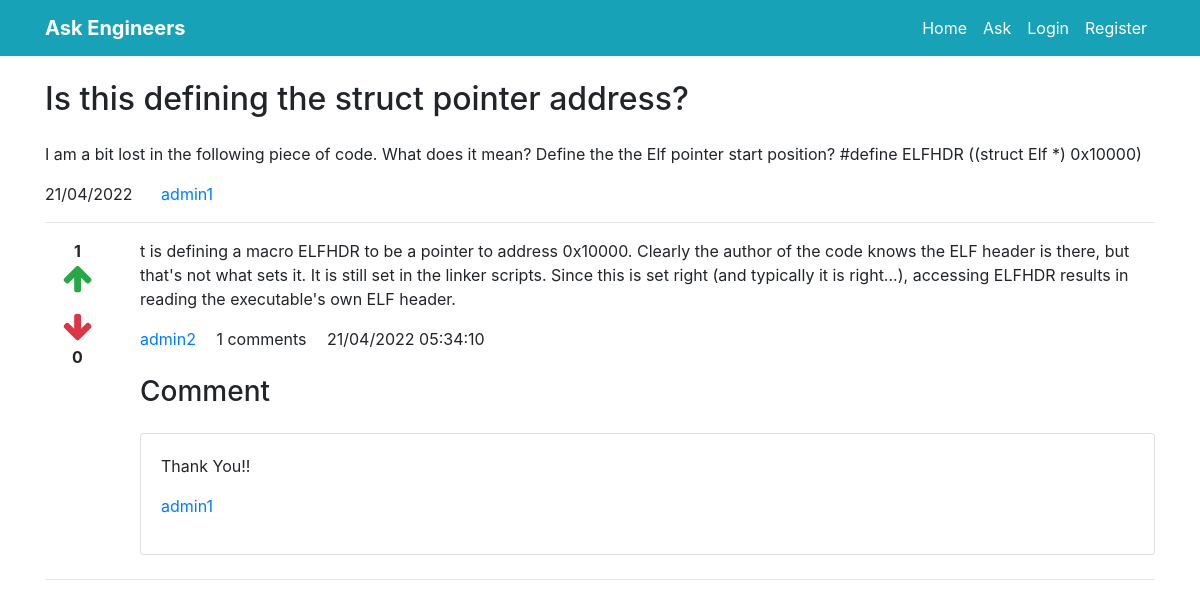
The app's page /detail/7 with its own data.
### main/models.py (models this page shows, shortened)
class Question(models.Model):
    user=models.ForeignKey(CustomUser,on_delete=models.CASCADE)
    title=models.CharField(max_length=300)
    detail=models.TextField()
    tags=models.TextField(default='')
    add_time=models.DateTimeField(auto_now_add=True)

class CustomUser(AbstractUser):
    bio=models.TextField()
    location=models.CharField(max_length=200)

class Answer(models.Model):
    question=models.ForeignKey(Question,on_delete=models.CASCADE)
    user=models.ForeignKey(CustomUser,on_delete=models.CASCADE)
    detail=models.TextField()
    add_time=models.DateTimeField(auto_now_add=True)

class Comment(models.Model):
    answer=models.ForeignKey(Answer,on_delete=models.CASCADE)
    user=models.ForeignKey(CustomUser,on_delete=models.CASCADE,related_name='comment_user')
    comment=models.TextField(default='')
    add_time=models.DateTimeField(auto_now_add=True)

### main/views.py (the view, shortened to what this page needs)
# urls.py: path('detail/<int:id>',views.detail,name='detail'),
def detail(request,id):
    quest=Question.objects.get(pk=id)
    tags=quest.tags.split(',')
    answers=Answer.objects.filter(question=quest)
    answerform=AnswerForm
    return render(request,'detail.html',{
        'quest':quest,
        'answers':answers,
        'answerform':answerform
    })

### main/templates/detail.html (shortened to what this page needs)
{% extends 'base.html' %}
{% load static %}
{% load humanize %}
{% block content %}
    <div class="container">
        <h2 class="my-4">{{quest.title}}</h2>
        <p>{{quest.detail}}</p>
        <p>
            <span class="mr-4">{{quest.add_time|date:'d/m/Y'}}</span>
            <a href="#">{{quest.user.username}}</a>
        </p>
        <hr/>
        {% for answer in answers %}
        <div class="row">
            <div class="col-1" style="text-align: center;">
                <div class="upvote">
                    <strong class="upvote-count-{{answer.id}}">{{answer.upvote_set.count}}</strong><br/>
                    <span class="text-success">
                        <i class="fa fa-arrow-up fa-2x upvote-click" data-answer="{{answer.id}}"></i>
                    </span>
                </div>
                <div class="downvote mt-3">
                    <span class="text-danger">
                        <i class="fa fa-arrow-down fa-2x downvote-click" data-answer="{{answer.id}}"></i>
                    </span><br/>
                    <strong class="downvote-count-{{answer.id}}">{{answer.downvote_set.count}}</strong>
                </div>
            </div>
            <div class="col-11">
                <p>
                    {{ answer.detail }}
                </p>
                <p>
                    <a class="mr-3">{{answer.user.username}}</a>
                    <span class="mr-3"><span class="comment-count-{{answer.id}}">{{answer.comment_set.count}}</span> comments</span>
                    <span>{{answer.add_time|date:'d/m/Y h:i:s'}}</span>
                </p>
                <h3 class="my-4">Comment</h3>
                <div class="comment-wrapper-{{answer.id}}">
                    {% for comment in answer.comment_set.all %}
                    <div class="card mb-2">
                        <div class="card-body">
                            <p>{{comment.comment}}</p>
                            <p>
                                <a href="#">{{comment.user.username}}</a>
                            </p>
                        </div>
                    </div>
                    {% endfor %}
                </div>
            </div>
        </div>
        <hr/>
        {% endfor %}
    </div>
{% endblock %}

### records on screen
Question: title "Is this defining the struct pointer address?", detail "I am a bit lost in the following piece of code. What does it mean? Define the the Elf pointer start position? #define ELFHDR ((struct Elf *) 0x10000)", add_time "21/04/2022", user.username "admin1"
Answer: upvote_set.count "1", downvote_set.count "0", detail "t is defining a macro ELFHDR to be a pointer to address 0x10000. Clearly the author of the code knows the ELF header is there, but that's not what sets it. It is still set in the linker scripts. Since this is set right (and typically it is right...), accessing ELFHDR results in reading the executable's own ELF header.", user.username "admin2", comment_set.count "1", add_time "21/04/2022 05:34:10"
Comment: comment "Thank You!!", user.username "admin1"
